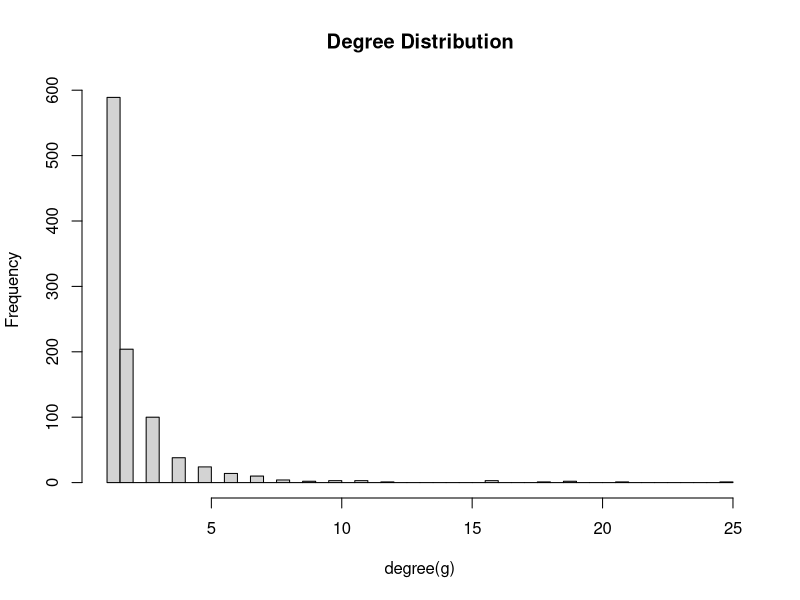
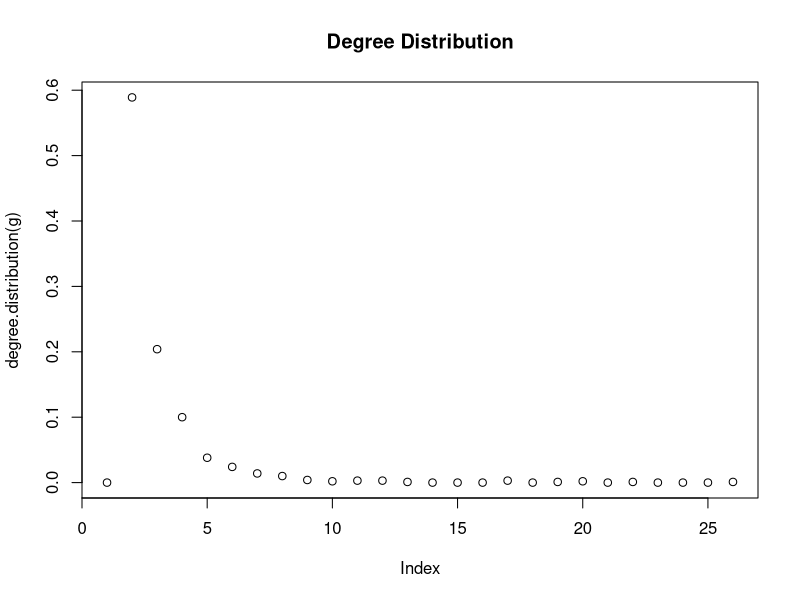
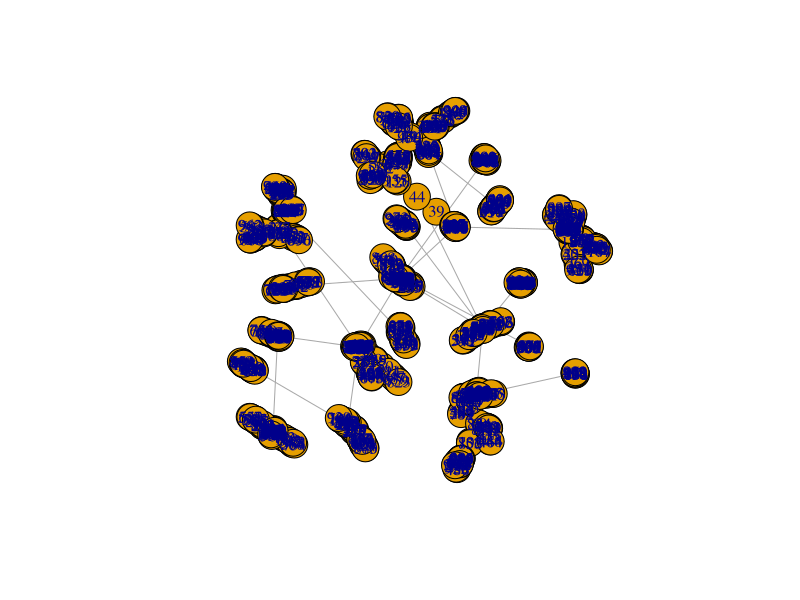
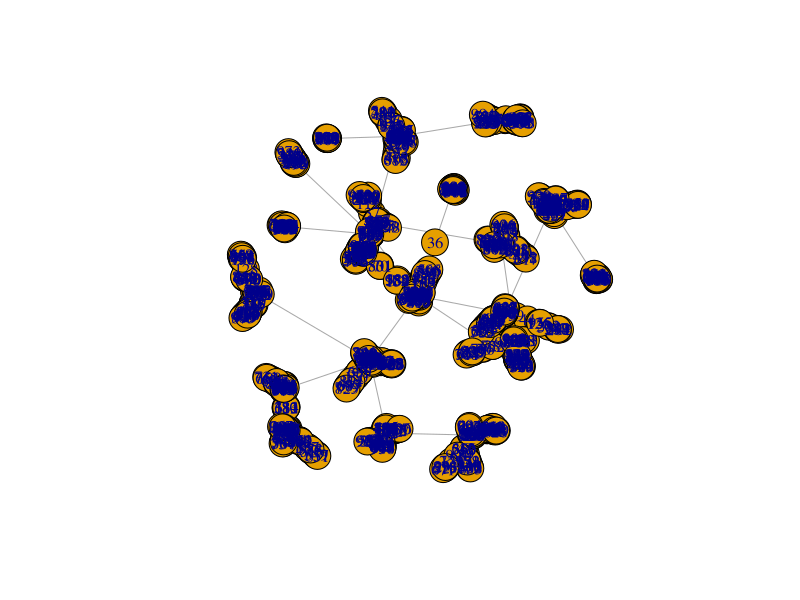
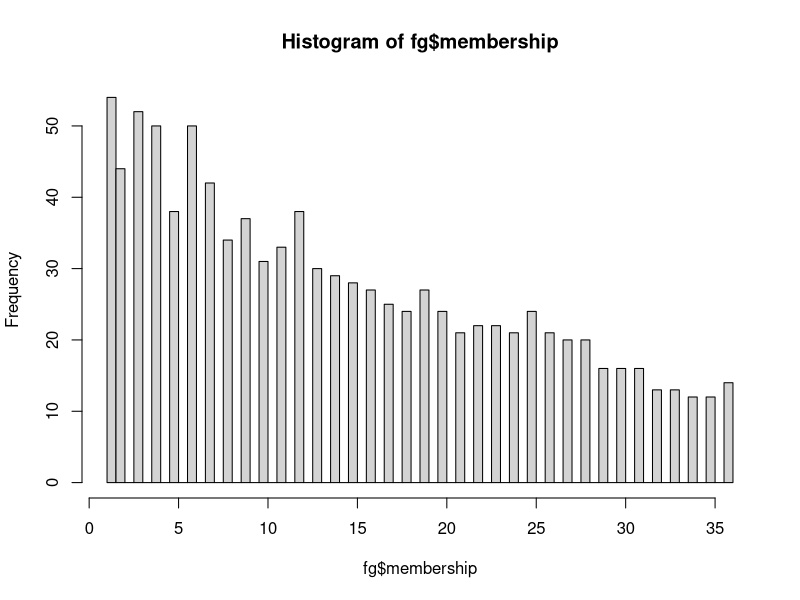
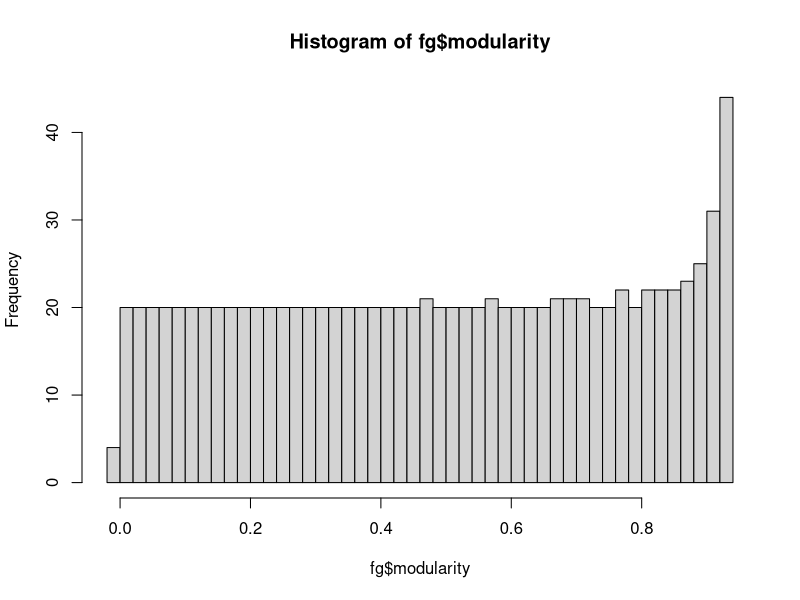

The R script that drew these images, in order: (Note: this script raises an error after producing the figures.)
library("igraph")
g <- barabasi.game(1000,directed=FALSE)
#####PLOTTING DEGREE DISTRIBUTION
hist(degree(g),breaks=50, main="Degree Distribution")
plot(degree.distribution(g),main="Degree Distribution")

#### CHECKING CONNECTIVITY
is.connected(g)
dia=diameter(g, directed = FALSE, unconnected = FALSE, weights = NULL)
path=get.diameter(g, directed = FALSE, unconnected = FALSE, weights = NULL)

##### FINDING GIANT CONNECTED COMPONENT
cl <- clusters(g)
gccIndex = which.max(cl$csize)
nonGccNodes <- (1:vcount(g))[cl$membership != gccIndex]
gcc <- delete.vertices(g, nonGccNodes)
fg <- fastgreedy.community(gcc)

##### PLOTTING THE GCC
plot(gcc)
plot(g)

#fastgreedy.community(gcc)
cmsize <- sizes(fg)
hist(fg$membership,breaks=50)
hist(fg$modularity,breaks=50)
ctm = community.to.membership(g, fg$merges, step=which.max(fg$modularity)-1)
barplot(table(ctm$csize),main="community size")
hist(fg$modularity,breaks=50)
cmsize <- as.vector(sizes(fg))
gccNodes <- (1:vcount(g))[cl$membership == gccIndex]
cm1Nodes <- gccNodes[fg$membership == 1]


###### DOING FOR 10000 NODES
g1 <- barabasi.game(10000,directed=FALSE)
cl1 <- clusters(g1)
gccIndex1 = which.max(cl1$csize)
nonGccNodes1 <- (1:vcount(g1))[cl1$membership != gccIndex1]
gcc1 <- delete.vertices(g1, nonGccNodes1)
fg1 <- fastgreedy.community(gcc1)
hist(fg1$modularity,breaks=50)
plot(fg1$modularity)


#### PART (D)

i = floor(runif(1)*1000)
nbr_size <- neighborhood.size(g, 1, i)
nbr <- data.frame(neighborhood(g, 1, i))
j = ceiling(runif(1)*nbr_size)
if(j == 1) {
  j == 2
}

node_num = nbr[j,]
g_nbr <- graph.neighborhood(g, 1, node_num) 
degreeDist <- degree(g_nbr[[1]])
h2 <- hist(degreeDist, breaks=seq(-0.5, by=1 , length.out=max(degreeDist)+2))       
pl2 <- data.frame(x=h2$mids, y=h2$density)
plot(pl2, type="o")
